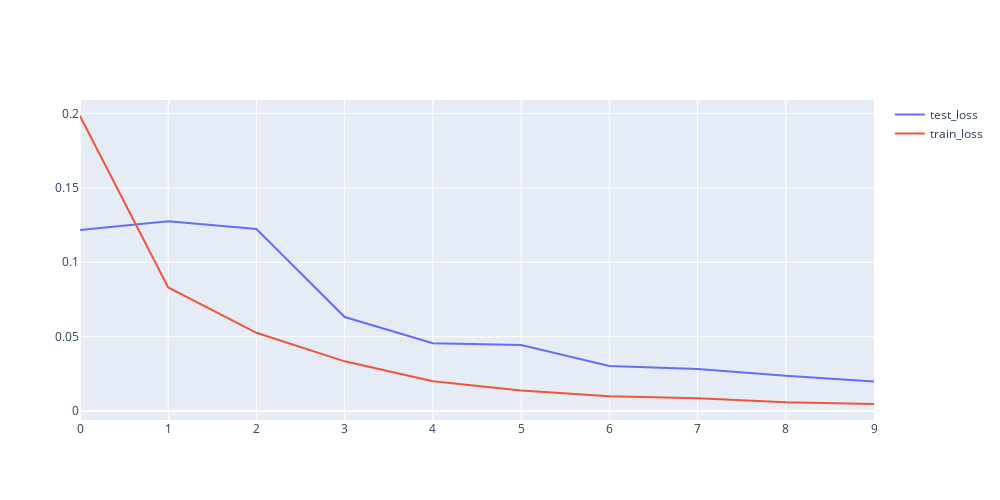

Here is the notebook cell this chart was saved with:
### Code cell
early_stop = EarlyStopping(monitor='val_loss', patience=7, restore_best_weights=True)

history5 = model5.fit(
    X_train, y_train,
    validation_data=(X_val, y_val),
    epochs=10,
    batch_size=32,
    callbacks=[early_stop],
    verbose=1
)

plotTrainLoss(history5)

### Figure 1 — Plotly figure (JSON) as saved in the notebook; plotly's stock layout.template omitted (floating-point values rounded to 4 significant figures)
{"data": [{"mode": "lines", "name": "test_loss", "type": "scatter", "y": [0.1216, 0.1276, 0.1224, 0.06317, 0.0456, 0.04434, 0.03028, 0.02819, 0.02369, 0.01979]}, {"mode": "lines", "name": "train_loss", "type": "scatter", "y": [0.1984, 0.08306, 0.05261, 0.0334, 0.02001, 0.01381, 0.009923, 0.008513, 0.005846, 0.004726]}], "layout": {"height": 500, "width": 1000}}
